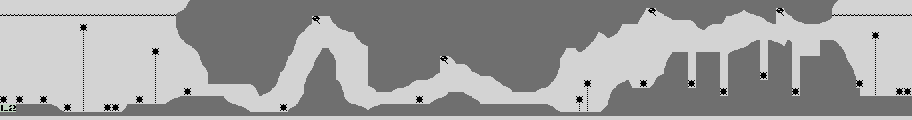

Below is a game level as drawn by its tile map, then a one-line description and the .tmx that defines it (tile-layer data replaced by summaries):
An orthogonal 114x15 tile map with 8x8 px tiles, 1 tile layer (Tile Layer 1).

<map version="1.0" orientation="orthogonal" width="114" height="15" tilewidth="8" tileheight="8">
 <tileset firstgid="1" name="SeaDragon" tilewidth="8" tileheight="8">
  <image source="../images/LandscapeTiles2.png" width="128" height="112" />
 </tileset>
 <layer name="Tile Layer 1" width="114" height="15">
  <data>[1710 cells, 1710 non-empty, 55 distinct tile ids]</data>
 </layer>
</map>